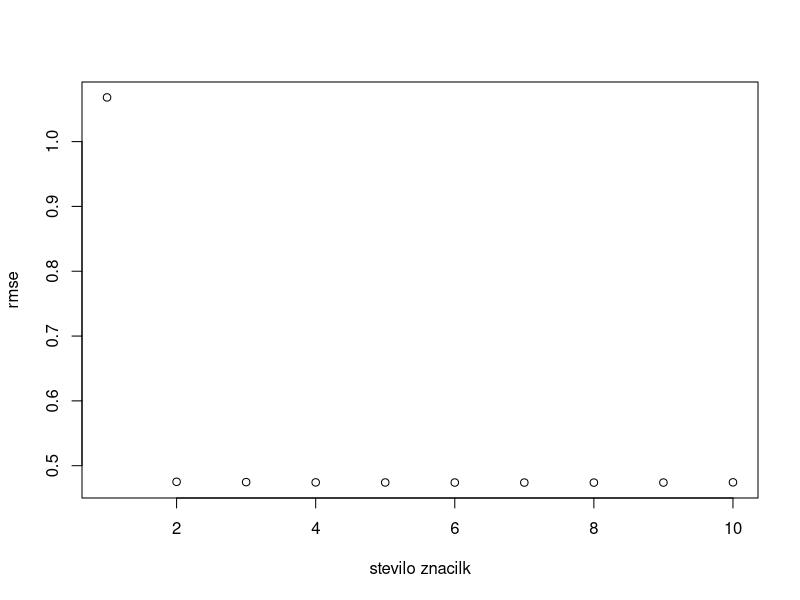

The R script that drew this image:
library(caret)


napaka = function(y, y_napovedano){
    sqrt(mean((y - y_napovedano)^2))
}

narediFormulo = function(imena){
    as.formula(paste("y ~", paste(imena, collapse = "+")))
}

kakovostModela = function(model, podatki){
    napovedi = predict(model, newdata = podatki)
    napaka(podatki$y, napovedi)
}


set.seed(123)


# Ena moznost

N = 5000
m = 10

x1 = rnorm(N)
x2 = rnorm(N)
x3 = rnorm(N)
x4 = rnorm(N)
x5 = rnorm(N)
x6 = rnorm(N)
x7 = rnorm(N)
x8 = rnorm(N)
x9 = rnorm(N)
x10 = rnorm(N)

y = 1 + x1 - 2 * x2 + (x4 * x5 - x3 * x6) / 3 + rnorm(N, 0, 0.01)
podatki = data.frame(x1 = x1, x2 = x2, x3 = x3,
                     x4 = x4, x5 = x5, x6 = x6,
                     x7 = x7, x8 = x8, x9 = x9,
                     x10 = x10, y = y)

# Druga moznost

# xs = matrix(rnorm(m * N), ncol = m)
# y = 1 + xs[, 1] - 2 * xs[, 2] + ...
# data = as.data.frame(xs)
# data$y = y
# stolpci = character(m + 1)
# for (i in 1:m){
#     stolpci[i] = sprintf("x%d", i)
# }
# stolpci[m + 1] = "y"
# colnames(data) = stolpci

ucniIndeksi = createDataPartition(podatki$y, p = 0.8,
                                  list=FALSE)
ucna = podatki[ucniIndeksi,]
testna = podatki[-ucniIndeksi,]

znacilke = colnames(podatki)
znacilke = znacilke[znacilke != "y"]

model0 = train(y ~ ., data=podatki, method="lm")

indeksiPoz = which(model0$finalModel$coefficients[-1] > 0)
indeksiNeg = which(model0$finalModel$coefficients[-1] < 0)

print(sprintf("Pozitivno korelirane so %s",
              paste(colnames(podatki)[indeksiPoz], collapse = ", ")
            )
    )
print(sprintf("Negativno korelirane so %s",
              paste(colnames(podatki)[indeksiNeg], collapse = ", ")
            )
    )

print("Zacenjamo z izbiro nazaj")
optNapake = rep(0, length(znacilke))

optNapake[length(znacilke)] = kakovostModela(model0, testna)

while (length(znacilke) > 1){
    napake = rep(0, length(znacilke))
    for (i in 1:length(znacilke)){
        nove = znacilke[znacilke != znacilke[i]]
        formula = narediFormulo(nove)
        # oglejte si, kaj naredi trControl v primeru "none"
        model = train(formula, data=ucna, method="lm", trControl=trainControl(method = "none"))
        napake[i] = kakovostModela(model, testna)
    }
    indeksOptNapake = which.min(napake)
    optNapake[length(znacilke) - 1] = napake[indeksOptNapake]
    zaOdmet = znacilke[indeksOptNapake]
    znacilke = znacilke[znacilke != zaOdmet]
    print(sprintf("Odvrgli smo %s", zaOdmet))
}
print(sprintf("Obdrzali smo: %s", paste(znacilke, collapse = ", ")))

# narisimo graf: napaka(stevilo znacilk)
plot(1:(length(podatki)-1), optNapake, xlab = "stevilo znacilk", ylab="rmse")
print("Znacilke zacetnega modela, urejene po |koeficient|:")
bete = model0$finalModel$coefficients[-1]  # summary(model0$finalModel$coefficients) vrne bolj detaljne podatke
imena = colnames(podatki)
urejenaImena = imena[order(-abs(bete))]
print(sprintf("%s", paste(urejenaImena, collapse = ", ")))
